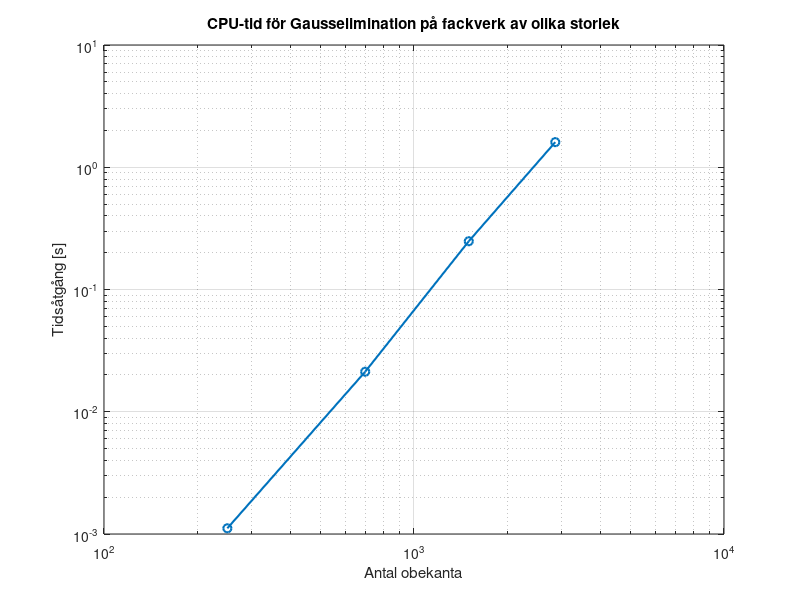

Here is the MATLAB script that generated this plot:


% --- Lägg till sökvägen --------------------------------
addpath('Matlab/Matlab/labb1-LinjarAlgebra-fackverk')
% --- Rensa upp -----------------------------------------
clear;      % Tar bort alla gamla variabler
clc;        % Rensar kommandofönstret
close all   % Stänger alla figurer

n =10; % antal iterationer;

% Kran 1
%==============================
load('kran1.mat')
%whos % => A Size 250x250 då 127 noder -2 som sitter i väggen * 2 frihetsgrader x och y led
%Skapa en b vektor med rätt storlek
%b = zeros(250,1); %250  A's size är 250x250
b = rand(250,1); %250  A's size är 250x250
size = [250];
time=0;
for i= 1:n
    timeStart = cputime;
    A\b;
    time = time + (cputime - timeStart);
end
tider = [time/n];
fprintf('Medeltid kran 1 = %.4f s\n', time/n);

% Kran 2
%==============================
load('kran2.mat')
%whos % => A Size 696x696 då 63 noder -2 som sitter i väggen * 2 frihetsgrader x och y led
%Skapa en b vektor med rätt storlek
%b = zeros(696,1);
b = rand(696,1);
size = [size, 696];
time=0;
for i= 1:n
    timeStart = cputime;
    A\b;
    time = time + (cputime - timeStart);
end
tider = [tider, time/n];
fprintf('Medeltid kran 2 = %.4f s\n', time/n);

% Kran 3
%==============================
load('kran3.mat')
%whos % => A Size 250x250 då 127 noder -2 som sitter i väggen * 2 frihetsgrader x och y led
%Skapa en b vektor med rätt storlek
%b = zeros(1502,1);
b = rand(1502,1);
size = [size, 1502];
time=0;
for i= 1:n
    timeStart = cputime;
    A\b;
    time = time + (cputime - timeStart);
end
tider = [tider, time/n];
fprintf('Medeltid kran 3 = %.4f s\n', time/n); 

% Kran 4
%==============================
load('kran4.mat')
%whos % => A Size 2856x2856 då 1429 noder -2 som sitter i väggen * 2 frihetsgrader x och y led
%Skapa en b vektor med rätt storlek
%b = zeros(2856,1); 
b = rand(2856,1);
size = [size, 2856];
time=0; 
for i= 1:n
    timeStart = cputime;
    A\b;
    time = time + (cputime - timeStart);
end
tider = [tider, time/n];
fprintf('Medeltid kran 4 = %.4f s\n', time/n);

figure;
loglog(size, tider, 'o-', 'LineWidth', 1.5);
xlabel('Antal obekanta');
ylabel('Tidsåtgång [s]');
title('CPU-tid för Gausselimination på fackverk av olika storlek');
grid on;

%Om tidsåtgången lyder potenssambandet T ≈ CN^α, där T är tidsåtgången och N är antalet obekanta 
% och C, α konstanter, så kan plottning i loglog-skala ge exponenten α som lutningen
%av resulterande linjen. Detta följer av att ta logaritmen på båda sidor av potenssambandet, vilket ger
%log T ≈log C+ αlog N.

% Linjen blir ganska rak vilket tyder på att sambandet håller hyfsat bra.
% Lutningen kan uppskattas med hjälp av polyfit:
p = polyfit(log(size), log(tider), 1);
alpha = p(1);
fprintf('Uppskattad exponent α = %.2f\n', alpha);   